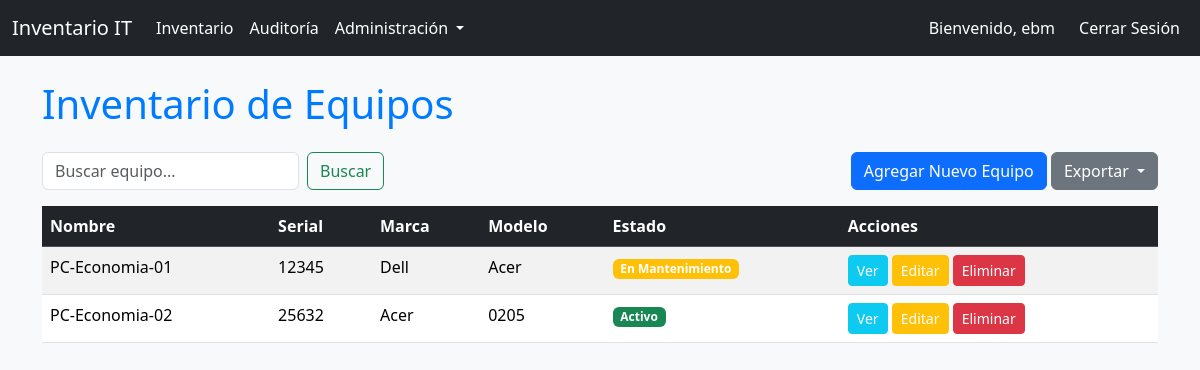
/inventario/ (signed in), run on an earlier commit of the app's database.
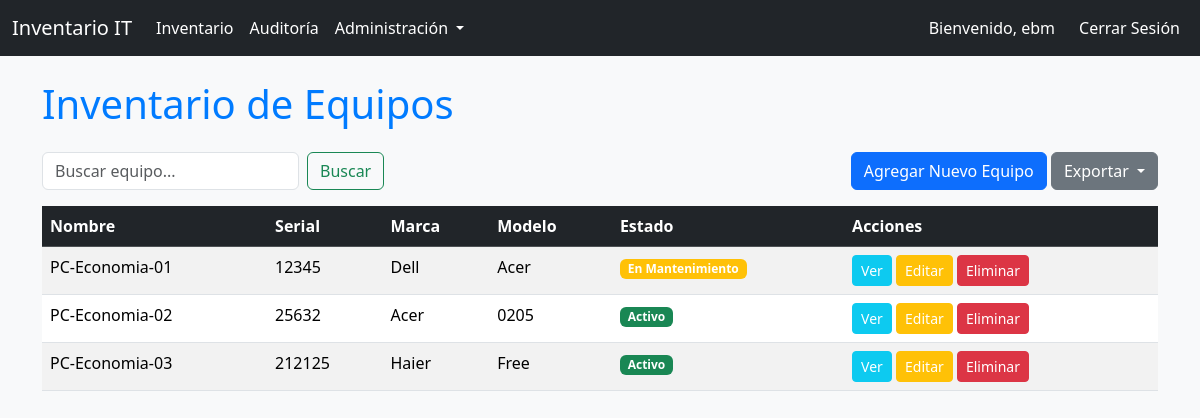
And on a later commit of the database.
### inventario/models.py (models this page shows, shortened)
class Equipo(models.Model):
    TIPO_CHOICES = [
        ('servidor', 'Servidor'),
        ('pc', 'PC de escritorio'),
        ('portatil', 'Laptop'),
        ('monitor', 'Monitor'),
        ('impresora', 'Impresora'),
        ('otro', 'Otro'),
    ]
    ESTADO_CHOICES = [
        ('activo', 'Activo'),
        ('mantenimiento', 'En Mantenimiento'),
        ('baja', 'Dado de Baja'),
    ]
    nombre = models.CharField(max_length=200, help_text="Nombre descriptivo del equipo")
    tipo = models.CharField(max_length=50, choices=TIPO_CHOICES)
    marca = models.CharField(max_length=100)
    modelo = models.CharField(max_length=100)
    serial = models.CharField(max_length=150, unique=True, help_text="Número de serie único")
    ubicacion = models.CharField(max_length=200)
    estado = models.CharField(max_length=50, choices=ESTADO_CHOICES, default='activo')
    fecha_adquisicion = models.DateField()
    descripcion = models.TextField(blank=True, null=True)

### inventario/views.py (the view, shortened to what this page needs)
# urls.py: path('', views.lista_equipos, name='lista_equipos'),
@login_required
def lista_equipos(request):
    query = request.GET.get('q')
    equipos = Equipo.objects.all()
    return render(request, 'inventario/lista_equipos.html', {'equipos': equipos})

### templates/inventario/lista_equipos.html (shortened to what this page needs)
{% extends 'base.html' %}
{% block content %}
    <h1 class="mb-4">Inventario de Equipos</h1>
    <div class="d-flex justify-content-between mb-3">
        <form class="d-flex" method="GET" action="{% url 'lista_equipos' %}">
            <input class="form-control me-2" type="search" name="q" placeholder="Buscar equipo..." aria-label="Search" value="{{ request.GET.q }}">
            <button class="btn btn-outline-success" type="submit">Buscar</button>
        </form>
        <div>
            <a href="{% url 'agregar_equipo' %}" class="btn btn-primary">Agregar Nuevo Equipo</a>
            <div class="btn-group">
                <button type="button" class="btn btn-secondary dropdown-toggle" data-bs-toggle="dropdown" aria-expanded="false">
                    Exportar
                </button>
            </div>
        </div>
    </div>
    <div class="table-responsive">
        <table class="table table-striped table-hover">
            <thead class="table-dark">
                <tr>
                    <th>Nombre</th>
                    <th>Serial</th>
                    <th>Marca</th>
                    <th>Modelo</th>
                    <th>Estado</th>
                    <th>Acciones</th>
                </tr>
            </thead>
            <tbody>
                {% for equipo in equipos %}
                    <tr>
                        <td>{{ equipo.nombre }}</td>
                        <td>{{ equipo.serial }}</td>
                        <td>{{ equipo.marca }}</td>
                        <td>{{ equipo.modelo }}</td>
                        <td>
                            <span class="badge {% if equipo.estado == 'activo' %}bg-success{% elif equipo.estado == 'mantenimiento' %}bg-warning{% else %}bg-danger{% endif %}">{{ equipo.get_estado_display }}</span>
                        </td>
                        <td>
                            <a href="{% url 'detalle_equipo' equipo.pk %}" class="btn btn-sm btn-info">Ver</a>
                            <a href="{% url 'modificar_equipo' equipo.pk %}" class="btn btn-sm btn-warning">Editar</a>
                            <a href="{% url 'eliminar_equipo' equipo.pk %}" class="btn btn-sm btn-danger">Eliminar</a>
                        </td>
                    </tr>
                {% empty %}
                    <tr>
                        <td colspan="6" class="text-center">No se encontraron equipos.</td>
                    </tr>
                {% endfor %}
            </tbody>
        </table>
    </div>
{% endblock %}

### templates/base.html (shortened to what this page needs)
<!DOCTYPE html>
<html lang="es">
<head>
    <link href="https://cdn.jsdelivr.net/npm/bootstrap@5.3.3/dist/css/bootstrap.min.css" rel="stylesheet">
</head>
<body>
    <nav class="navbar navbar-expand-lg navbar-dark bg-dark">
        <div class="container-fluid">
            <a class="navbar-brand" href="{% url 'dashboard' %}">Inventario IT</a>
            <div class="collapse navbar-collapse" id="navbarNav">
                <ul class="navbar-nav me-auto mb-2 mb-lg-0">
                    <li class="nav-item">
                        <a class="nav-link" href="{% url 'lista_equipos' %}">Inventario</a>
                    </li>
                    <li class="nav-item">
                        <a class="nav-link" href="{% url 'lista_auditoria' %}">Auditoría</a>
                    </li>
                    {% if user.is_staff %}
                    <li class="nav-item dropdown">
                        <a class="nav-link dropdown-toggle" href="#" id="navbarDropdown" role="button" data-bs-toggle="dropdown" aria-expanded="false">
                            Administración
                        </a>
                    </li>
                    {% endif %}
                </ul>
                <ul class="navbar-nav ms-auto">
                    {% if user.is_authenticated %}
                        <span class="navbar-text me-3">Bienvenido, {{ user.username }}</span>
                        <li class="nav-item">
                            <a class="nav-link" href="{% url 'logout' %}">Cerrar Sesión</a>
                        </li>
                    {% endif %}
                </ul>
            </div>
        </div>
    </nav>
    <div class="container mt-4">
        {% block content %}{% endblock %}
    </div>
</body>
</html>

### templates/base.html (style rules this page uses)
body { background-color: #f8f9fa; color: #212529; }
.navbar-text, .nav-link, a { color: #fff !important; }
.navbar-brand { color: #fff !important; }
.card-title-futuristic, .text-info, h1 { color: #007bff !important; }

What changed in the data, as far as the page shows it:
added Equipo: nombre "PC-Economia-03", serial "212125", marca "Haier", modelo "Free", estado "Activo"
